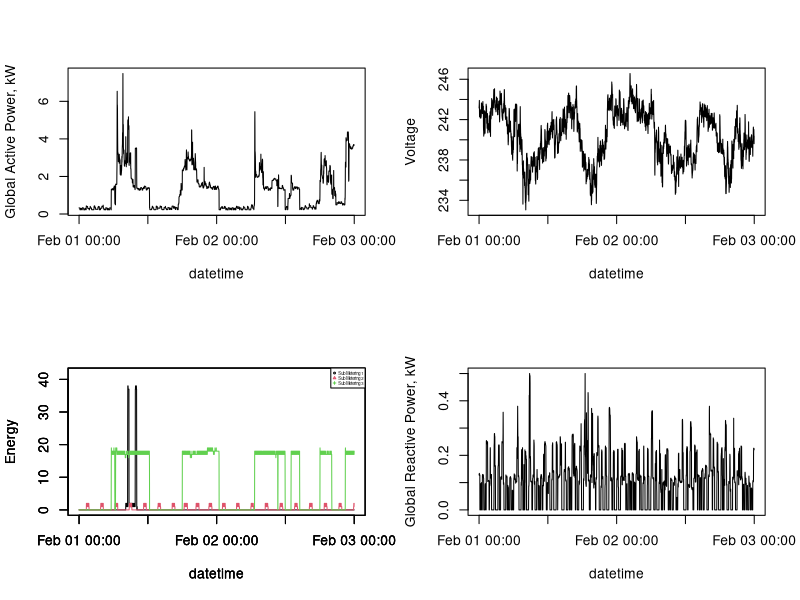

The R script that drew this image:
data = read.csv("mod_data.csv")

datetime = strptime(paste(data[,1], data[,2]), "%Y-%m-%d %H:%M:%S")

graphics.off()

par(mfrow = c(2,2))

### Plot 1 ###
plot(datetime, data[,3], 'l', ylab = "Global Active Power, kW")

### Plot 2 ###
plot(datetime, data$Voltage, 'l', ylab = "Voltage")

### Plot 3 ###
ymin = 0
ymax = 1.1*max(data[,7:9])
ylim = c(ymin, ymax)

series = c("Sub Metering 1", "Sub Metering 2", "Sub Metering 3")

plot(datetime, data[,7], 'l', ylab = "Energy", ylim = ylim, col = 1)
par(new = T)
plot(datetime, data[,8], 'l', ylab = "Energy", ylim = ylim, col = 2)
par(new = T)
plot(datetime, data[,9], 'l', ylab = "Energy", ylim = ylim, col = 3)

legend("topright", series, col = 1:3, pch = 1:3, cex = .3)

### Plot 4 ###
plot(datetime, data[,4], 'l', ylab = "Global Reactive Power, kW")